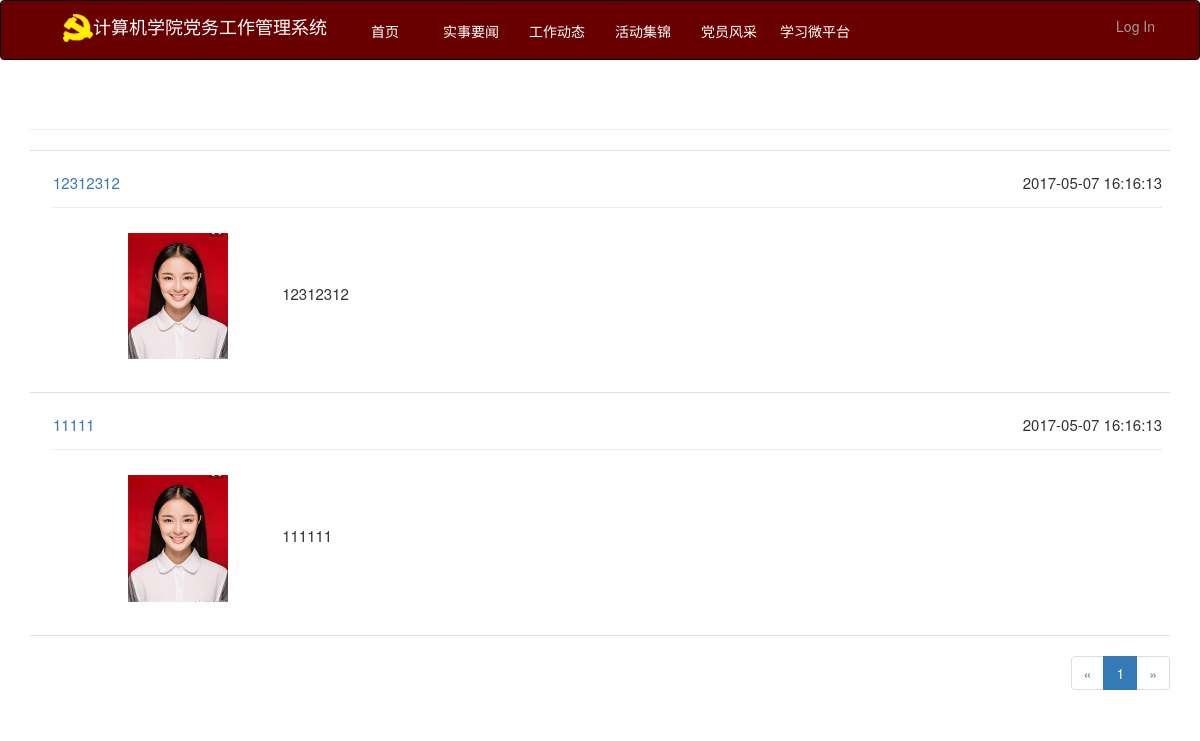
The app's page /party_members with its own data.
### app/models.py (models this page shows, shortened)
class PartyMember(db.Model):
    __tablename__ = 'party_members'
    id = db.Column(db.Integer, primary_key=True)
    title = db.Column(db.String(64), nullable=False)
    content = db.Column(db.Text, nullable=True)
    content_html = db.Column(db.Text, nullable=True)
    create_time = db.Column(db.DateTime, default=datetime.now())
    publish_time = db.Column(db.DateTime, default=datetime.now())
    img_path = db.Column(db.String(256), nullable=True)

### app/main/views.py (the view)
@main.route('/party_members', methods=['GET'])
def party_members():
    page = request.args.get('page', 1, type=int)
    pagination = PartyMember.query.order_by(PartyMember.publish_time).paginate(
            page, per_page=current_app.config['PER_PAGE'],
            error_out=False)
    posts = pagination.items
    return render_template('main/party_members.html', posts=posts,
                           pagination=pagination)

### app/auth/views.py (called while the page is built)
@auth.before_app_request
def before_request():
    if current_user.is_authenticated:
        current_user.ping()

### app/templates/main/party_members.html (shortened to what this page needs)
{% extends "base.html" %}
{% import "bootstrap/wtf.html" as wtf %}
{% import "_macros.html" as macros %}
{% block page_content %}
<div class="page-header">
</div>
<ul class="posts">
    {% for post in posts %}
    <li class="post">
        <div class="post-content">
            <div class="post-date">{{ post.publish_time }}</div>
            <div class="post-title"> <a href="{{ url_for('main.party_members_detail', pk=post.id) }}" > {{ post.title }}   </a> </div>
            <div class="post-body" style="border-top:1px solid #ecebeb;">
                <img src="../../static/img/photo.png "  width="100px;" style="margin:0px 50px;">
                {{ post.content }}
            </div>
        </div>
    </li>
    {% endfor %}
</ul>
{% if pagination %}
<div class="pagination">
    {{ macros.pagination_widget(pagination, 'main.party_members') }}
</div>
{% endif %}
{% endblock %}

### app/static/styles.css (style rules this page uses)
ul.posts { list-style-type: none; padding: 0px; margin: 16px 0px 0px 0px; border-top: 1px solid #e0e0e0; }
ul.posts li.post { padding: 8px; border-bottom: 1px solid #e0e0e0; }
div.post-date { float: right; }
div.post-content { margin-left:15px; min-height: 48px; line-height:48px; font-size:15px; }
div.post-body { padding:25px; }
div.pagination { width: 100%; text-align: right; padding: 0px; margin: 0px; }

### records on screen
PartyMember: publish_time "2017-05-07 16:16:13", title "12312312", content "12312312"
PartyMember: publish_time "2017-05-07 16:16:13", title "11111", content "111111"

### other values on screen
{{ p }} "1"
